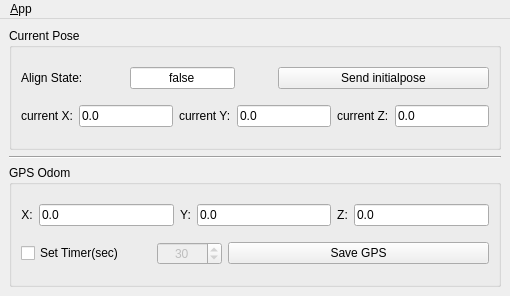
<?xml version="1.0" encoding="UTF-8"?>
<ui version="4.0">
 <class>MainWindowDesign</class>
 <widget class="QMainWindow" name="MainWindowDesign">
  <property name="geometry">
   <rect>
    <x>0</x>
    <y>0</y>
    <width>510</width>
    <height>296</height>
   </rect>
  </property>
  <property name="acceptDrops">
   <bool>true</bool>
  </property>
  <property name="windowTitle">
   <string>QRosApp</string>
  </property>
  <property name="windowIcon">
   <iconset>
    <normaloff>:/images/icon.png</normaloff>:/images/icon.png</iconset>
  </property>
  <property name="locale">
   <locale language="English" country="Australia"/>
  </property>
  <widget class="QWidget" name="centralwidget">
   <layout class="QGridLayout" name="gridLayout">
    <item row="5" column="0">
     <widget class="QGroupBox" name="groupBox_2">
      <property name="title">
       <string>GPS Odom</string>
      </property>
      <layout class="QGridLayout" name="gridLayout_4">
       <item row="2" column="0">
        <layout class="QHBoxLayout" name="horizontalLayout_4" stretch="2,1,4">
         <item>
          <widget class="QCheckBox" name="cb_settimer">
           <property name="text">
            <string>Set Timer(sec)</string>
           </property>
          </widget>
         </item>
         <item>
          <widget class="QSpinBox" name="sb_time">
           <property name="enabled">
            <bool>false</bool>
           </property>
           <property name="wrapping">
            <bool>false</bool>
           </property>
           <property name="alignment">
            <set>Qt::AlignCenter</set>
           </property>
           <property name="maximum">
            <number>60</number>
           </property>
           <property name="singleStep">
            <number>10</number>
           </property>
           <property name="value">
            <number>30</number>
           </property>
          </widget>
         </item>
         <item>
          <widget class="QPushButton" name="pb_getgps">
           <property name="text">
            <string>Save GPS</string>
           </property>
           <property name="checkable">
            <bool>false</bool>
           </property>
          </widget>
         </item>
        </layout>
       </item>
       <item row="0" column="0">
        <layout class="QHBoxLayout" name="horizontalLayout_2">
         <item>
          <widget class="QLabel" name="label_2">
           <property name="text">
            <string>X:</string>
           </property>
           <property name="alignment">
            <set>Qt::AlignCenter</set>
           </property>
          </widget>
         </item>
         <item>
          <widget class="QLineEdit" name="le_gpsx">
           <property name="text">
            <string>0.0</string>
           </property>
           <property name="readOnly">
            <bool>true</bool>
           </property>
          </widget>
         </item>
         <item>
          <widget class="QLabel" name="label">
           <property name="text">
            <string>Y:</string>
           </property>
           <property name="alignment">
            <set>Qt::AlignCenter</set>
           </property>
          </widget>
         </item>
         <item>
          <widget class="QLineEdit" name="le_gpsy">
           <property name="text">
            <string>0.0</string>
           </property>
           <property name="readOnly">
            <bool>true</bool>
           </property>
          </widget>
         </item>
         <item>
          <widget class="QLabel" name="label_3">
           <property name="text">
            <string>Z:</string>
           </property>
           <property name="alignment">
            <set>Qt::AlignCenter</set>
           </property>
          </widget>
         </item>
         <item>
          <widget class="QLineEdit" name="le_gpsz">
           <property name="text">
            <string>0.0</string>
           </property>
           <property name="readOnly">
            <bool>true</bool>
           </property>
          </widget>
         </item>
        </layout>
       </item>
      </layout>
     </widget>
    </item>
    <item row="2" column="0">
     <widget class="QGroupBox" name="groupBox">
      <property name="title">
       <string>Current Pose</string>
      </property>
      <layout class="QGridLayout" name="gridLayout_3">
       <item row="0" column="0">
        <layout class="QHBoxLayout" name="horizontalLayout_3" stretch="1,1,0,2">
         <property name="spacing">
          <number>3</number>
         </property>
         <property name="leftMargin">
          <number>0</number>
         </property>
         <property name="rightMargin">
          <number>0</number>
         </property>
         <item>
          <widget class="QLabel" name="label_4">
           <property name="text">
            <string>Align State:</string>
           </property>
           <property name="alignment">
            <set>Qt::AlignLeading|Qt::AlignLeft|Qt::AlignVCenter</set>
           </property>
          </widget>
         </item>
         <item>
          <widget class="QLineEdit" name="le_alignstate">
           <property name="text">
            <string>false</string>
           </property>
           <property name="alignment">
            <set>Qt::AlignCenter</set>
           </property>
           <property name="readOnly">
            <bool>true</bool>
           </property>
          </widget>
         </item>
         <item>
          <spacer name="horizontalSpacer">
           <property name="orientation">
            <enum>Qt::Horizontal</enum>
           </property>
           <property name="sizeHint" stdset="0">
            <size>
             <width>40</width>
             <height>20</height>
            </size>
           </property>
          </spacer>
         </item>
         <item>
          <widget class="QPushButton" name="pb_initialpose">
           <property name="text">
            <string>Send initialpose</string>
           </property>
          </widget>
         </item>
        </layout>
       </item>
       <item row="1" column="0">
        <layout class="QHBoxLayout" name="horizontalLayout">
         <property name="leftMargin">
          <number>0</number>
         </property>
         <property name="rightMargin">
          <number>0</number>
         </property>
         <item>
          <widget class="QLabel" name="label_7">
           <property name="text">
            <string>current X:</string>
           </property>
          </widget>
         </item>
         <item>
          <widget class="QLineEdit" name="le_curx">
           <property name="text">
            <string>0.0</string>
           </property>
           <property name="readOnly">
            <bool>true</bool>
           </property>
          </widget>
         </item>
         <item>
          <widget class="QLabel" name="label_6">
           <property name="text">
            <string>current Y:</string>
           </property>
          </widget>
         </item>
         <item>
          <widget class="QLineEdit" name="le_cury">
           <property name="text">
            <string>0.0</string>
           </property>
           <property name="readOnly">
            <bool>true</bool>
           </property>
          </widget>
         </item>
         <item>
          <widget class="QLabel" name="label_5">
           <property name="text">
            <string>current Z:</string>
           </property>
          </widget>
         </item>
         <item>
          <widget class="QLineEdit" name="le_curz">
           <property name="text">
            <string>0.0</string>
           </property>
           <property name="readOnly">
            <bool>true</bool>
           </property>
          </widget>
         </item>
        </layout>
       </item>
      </layout>
     </widget>
    </item>
    <item row="4" column="0">
     <widget class="Line" name="line">
      <property name="orientation">
       <enum>Qt::Horizontal</enum>
      </property>
     </widget>
    </item>
   </layout>
  </widget>
  <widget class="QMenuBar" name="menubar">
   <property name="geometry">
    <rect>
     <x>0</x>
     <y>0</y>
     <width>510</width>
     <height>22</height>
    </rect>
   </property>
   <widget class="QMenu" name="menu_File">
    <property name="title">
     <string>&amp;App</string>
    </property>
    <addaction name="separator"/>
    <addaction name="separator"/>
    <addaction name="actionGPS_off"/>
    <addaction name="action_Quit"/>
   </widget>
   <addaction name="menu_File"/>
  </widget>
  <action name="action_Quit">
   <property name="text">
    <string>&amp;Quit</string>
   </property>
   <property name="shortcut">
    <string>Ctrl+Q</string>
   </property>
   <property name="shortcutContext">
    <enum>Qt::ApplicationShortcut</enum>
   </property>
  </action>
  <action name="action_Preferences">
   <property name="text">
    <string>&amp;Preferences</string>
   </property>
  </action>
  <action name="actionAbout">
   <property name="text">
    <string>&amp;About</string>
   </property>
  </action>
  <action name="actionAbout_Qt">
   <property name="text">
    <string>About &amp;Qt</string>
   </property>
  </action>
  <action name="actionGPS_off">
   <property name="checkable">
    <bool>true</bool>
   </property>
   <property name="text">
    <string>GPS off</string>
   </property>
  </action>
 </widget>
 <resources/>
 <connections>
  <connection>
   <sender>action_Quit</sender>
   <signal>triggered()</signal>
   <receiver>MainWindowDesign</receiver>
   <slot>close()</slot>
   <hints>
    <hint type="sourcelabel">
     <x>-1</x>
     <y>-1</y>
    </hint>
    <hint type="destinationlabel">
     <x>399</x>
     <y>299</y>
    </hint>
   </hints>
  </connection>
 </connections>
</ui>
